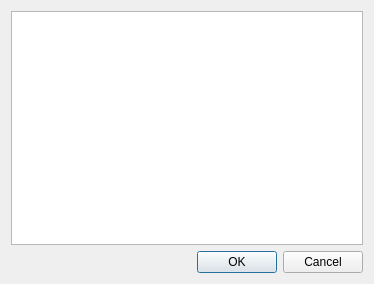
<?xml version="1.0" encoding="UTF-8"?>
<ui version="4.0">
 <class>p_rec_dialog</class>
 <widget class="QDialog" name="p_rec_dialog">
  <property name="geometry">
   <rect>
    <x>0</x>
    <y>0</y>
    <width>374</width>
    <height>284</height>
   </rect>
  </property>
  <property name="windowTitle">
   <string>Records</string>
  </property>
  <layout class="QGridLayout" name="gridLayout">
   <item row="0" column="0">
    <widget class="QTreeView" name="tvRecords"/>
   </item>
   <item row="1" column="0">
    <widget class="QDialogButtonBox" name="buttonBox">
     <property name="orientation">
      <enum>Qt::Horizontal</enum>
     </property>
     <property name="standardButtons">
      <set>QDialogButtonBox::Cancel|QDialogButtonBox::Ok</set>
     </property>
    </widget>
   </item>
  </layout>
 </widget>
 <resources/>
 <connections>
  <connection>
   <sender>buttonBox</sender>
   <signal>accepted()</signal>
   <receiver>p_rec_dialog</receiver>
   <slot>accept()</slot>
   <hints>
    <hint type="sourcelabel">
     <x>248</x>
     <y>254</y>
    </hint>
    <hint type="destinationlabel">
     <x>157</x>
     <y>274</y>
    </hint>
   </hints>
  </connection>
  <connection>
   <sender>buttonBox</sender>
   <signal>rejected()</signal>
   <receiver>p_rec_dialog</receiver>
   <slot>reject()</slot>
   <hints>
    <hint type="sourcelabel">
     <x>316</x>
     <y>260</y>
    </hint>
    <hint type="destinationlabel">
     <x>286</x>
     <y>274</y>
    </hint>
   </hints>
  </connection>
 </connections>
</ui>
